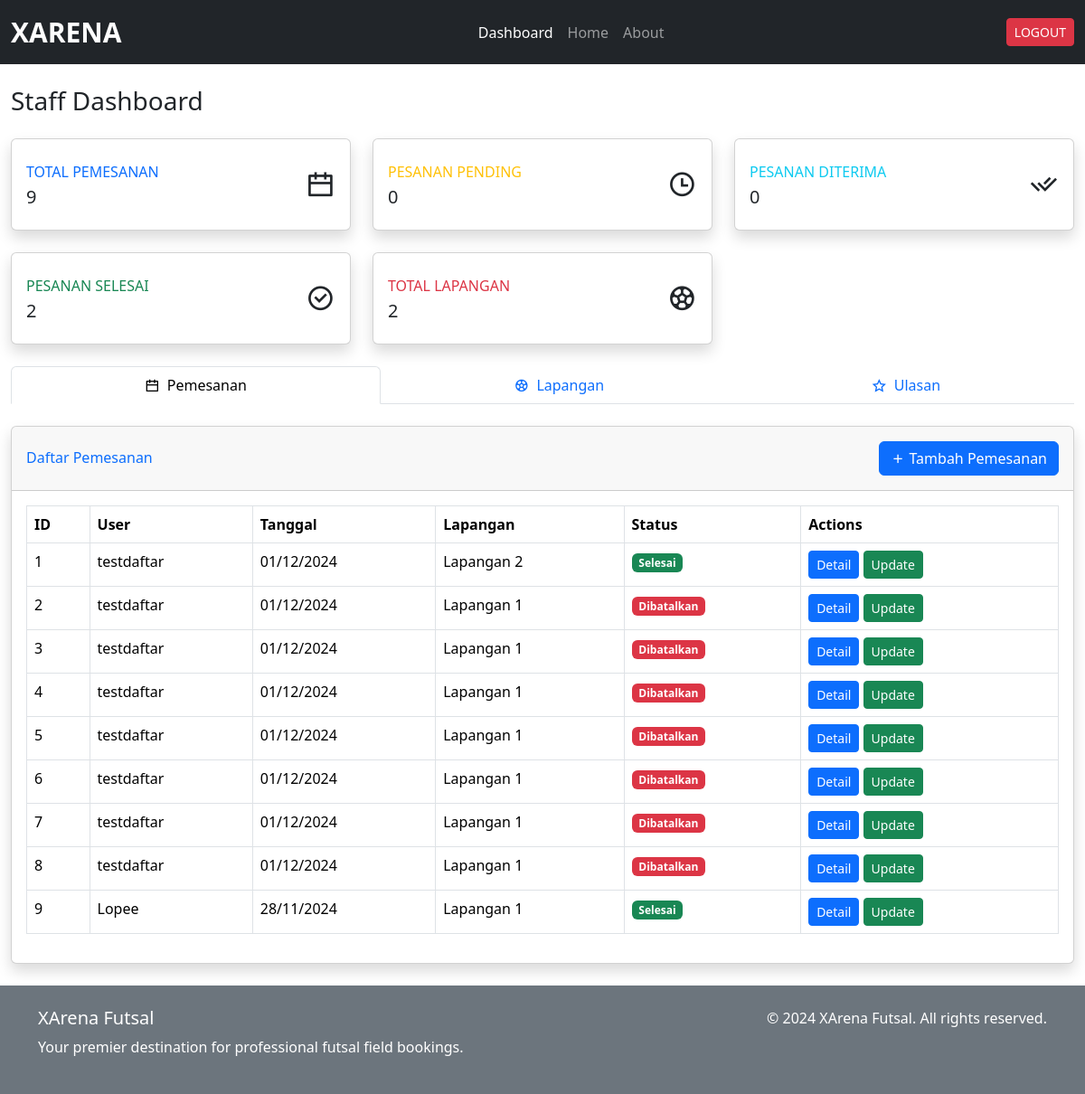
/staff/dashboard/ (signed in), run on an earlier commit of the app's database.
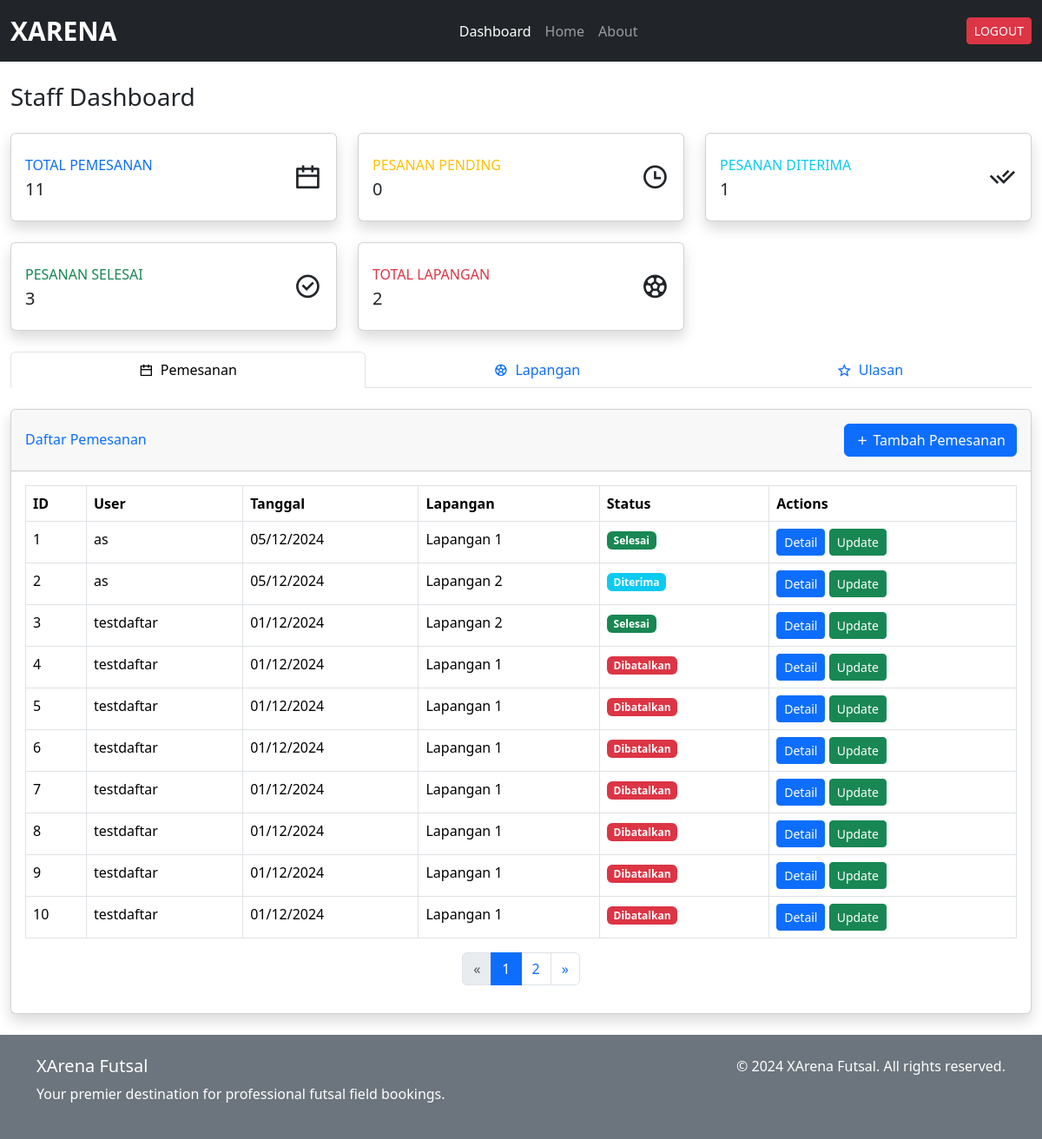
And on a later commit of the database.
### xarena_app/models.py (models this page shows, shortened)
class Pemesanan(models.Model):
    user = models.ForeignKey(
        settings.AUTH_USER_MODEL,
        on_delete=models.CASCADE,
        related_name='pemesanan_user',
        help_text="User yang melakukan pemesanan"
    )
    staff = models.ForeignKey(
        settings.AUTH_USER_MODEL,
        on_delete=models.CASCADE,
        null=True,
        blank=True,
        related_name='pemesanan_staff',
        help_text="Staff yang memproses pemesanan"
    )
    jadwal = models.ForeignKey(Jadwal, on_delete=models.CASCADE, help_text="Jadwal pemesanan")
    metode_pembayaran = models.CharField(max_length=20, choices=(
        ('transfer', 'Transfer Bank'),
        ('cash', 'Cash'),
    ), default='transfer')
    status = models.CharField(max_length=20, choices=(
        ('pending', 'Pending'),
        ('diterima', 'Diterima'),
        ('selesai', 'Selesai'),
        ('dibatalkan', 'Dibatalkan'),
    ), default='pending')
    created_at = models.DateTimeField(auto_now_add=True)
    updated_at = models.DateTimeField(auto_now=True)

class CustomUser(AbstractUser):
    bio = models.TextField(max_length=500, blank=True, null=True)

class Jadwal(models.Model):
    lapangan = models.ForeignKey(Lapangan, on_delete=models.CASCADE)
    tanggal = models.DateField()
    jam_mulai = models.TimeField()
    jam_selesai = models.TimeField()
    is_available = models.BooleanField(default=True)

class Lapangan(models.Model):
    nama = models.CharField(max_length=100)
    deskripsi = models.TextField(max_length=500)
    harga_per_jam = models.DecimalField(max_digits=10, decimal_places=2)
    gambar = models.ImageField(upload_to='lapangan_images/', blank=True, null=True)
    is_available = models.BooleanField(default=True)
    def avg_rating(self):
        ratings = Ulasan.objects.filter(lapangan=self).values_list('rating', flat=True)
        if ratings:
            return sum(ratings) / len(ratings)
        return 0

### xarena_app/views.py (the view)
# urls.py: path('staff/dashboard/', views.dashboard_staff, name='dashboard_staff'),
@staff_member_required
def dashboard_staff(request):
    pemesanan_list = Pemesanan.objects.all().order_by('-created_at')
    pemesanan_paginator = Paginator(pemesanan_list, 10)
    pemesanan_page = request.GET.get('pemesanan_page')
    pemesanan = pemesanan_paginator.get_page(pemesanan_page)
    lapangan_list = Lapangan.objects.all()
    for field in lapangan_list:
        field.average_rating = field.avg_rating()
    lapangan_paginator = Paginator(lapangan_list, 10)
    lapangan_page = request.GET.get('lapangan_page')
    lapangan = lapangan_paginator.get_page(lapangan_page)
    ulasan_list = Ulasan.objects.all().order_by('-created_at')
    ulasan_paginator = Paginator(ulasan_list, 10)
    ulasan_page = request.GET.get('ulasan_page')
    ulasan = ulasan_paginator.get_page(ulasan_page)
    users = CustomUser.objects.filter(is_staff=False, is_superuser=False).order_by('username')
    context = {
        'pemesanan': pemesanan,
        'users': users,
        'lapangan': lapangan,
        'ulasan': ulasan,
        'total_lapangan': lapangan_list.count(),
        'total_pemesanan': pemesanan_list.count(),
        'pending_pemesanan': pemesanan_list.filter(status='pending').count(),
        'diterima_pemesanan': pemesanan_list.filter(status='diterima').count(),
        'completed_pemesanan': pemesanan_list.filter(status='selesai').count(),
    }
    return render(request, 'staff/dashboard_staff.html', context)

### xarena_app/templatetags/currency_filters.py (called while the page is built)
@register.filter
def rupiah(value):
    try:
        return f"Rp {int(value):,}".replace(',', '.')
    except (ValueError, TypeError):
        return "-"

### templates/staff/dashboard_staff.html (shortened to what this page needs)
{% extends '../base.html' %} {% load currency_filters %} {% block content %}
<div class="container-fluid mt-4">
  <div class="d-sm-flex align-items-center justify-content-between mb-4">
    <h1 class="h3 mb-0 text-gray-800">Staff Dashboard</h1>
  </div>
  <div class="row">
    <div class="col-xl-4 col-md-6 mb-4">
      <div class="card border-left-primary shadow h-100 py-2">
        <div class="card-body">
          <div class="row no-gutters align-items-center">
            <div class="col mr-2">
              <div
                class="text-xs font-weight-bold text-primary text-uppercase mb-1"
              >
                Total Pemesanan
              </div>
              <div class="h5 mb-0 font-weight-bold text-gray-800">
                {{ total_pemesanan }}
              </div>
            </div>
            <div class="col-auto">
              <i class="ri-calendar-line ri-2x text-gray-300"></i>
            </div>
          </div>
        </div>
      </div>
    </div>
    <div class="col-xl-4 col-md-6 mb-4">
      <div class="card border-left-warning shadow h-100 py-2">
        <div class="card-body">
          <div class="row no-gutters align-items-center">
            <div class="col mr-2">
              <div
                class="text-xs font-weight-bold text-warning text-uppercase mb-1"
              >
                Pesanan Pending
              </div>
              <div class="h5 mb-0 font-weight-bold text-gray-800">
                {{ pending_pemesanan }}
              </div>
            </div>
            <div class="col-auto">
              <i class="ri-time-line ri-2x text-gray-300"></i>
            </div>
          </div>
        </div>
      </div>
    </div>
    <div class="col-xl-4 col-md-6 mb-4">
      <div class="card border-left-info shadow h-100 py-2">
        <div class="card-body">
          <div class="row no-gutters align-items-center">
            <div class="col mr-2">
              <div
                class="text-xs font-weight-bold text-info text-uppercase mb-1"
              >
                Pesanan Diterima
              </div>
              <div class="h5 mb-0 font-weight-bold text-gray-800">
                {{ diterima_pemesanan }}
              </div>
            </div>
            <div class="col-auto">
              <i class="ri-check-double-line ri-2x text-gray-300"></i>
            </div>
          </div>
        </div>
      </div>
    </div>
    <div class="col-xl-4 col-md-6 mb-4">
      <div class="card border-left-success shadow h-100 py-2">
        <div class="card-body">
          <div class="row no-gutters align-items-center">
            <div class="col mr-2">
              <div
                class="text-xs font-weight-bold text-success text-uppercase mb-1"
              >
                Pesanan Selesai
              </div>
              <div class="h5 mb-0 font-weight-bold text-gray-800">
                {{ completed_pemesanan }}
              </div>
            </div>
            <div class="col-auto">
              <i class="ri-checkbox-circle-line ri-2x text-gray-300"></i>
            </div>
          </div>
        </div>
      </div>
    </div>
    <div class="col-xl-4 col-md-6 mb-4">
      <div class="card border-left-danger shadow h-100 py-2">
        <div class="card-body">
          <div class="row no-gutters align-items-center">
            <div class="col mr-2">
              <div
                class="text-xs font-weight-bold text-danger text-uppercase mb-1"
              >
                Total Lapangan
              </div>
              <div class="h5 mb-0 font-weight-bold text-gray-800">
                {{ total_lapangan }}
              </div>
            </div>
            <div class="col-auto">
              <i class="ri-football-line ri-2x text-gray-300"></i>
            </div>
          </div>
        </div>
      </div>
    </div>
  </div>
  <ul class="nav nav-tabs nav-fill mb-4" id="dashboardTabs" role="tablist">
    <li class="nav-item" role="presentation">
      <button
        class="nav-link active"
        id="pemesanan-tab"
        data-bs-toggle="tab"
        data-bs-target="#pemesanan"
        type="button"
        role="tab"
      >
        <i class="ri-calendar-line me-1"></i> Pemesanan
      </button>
    </li>
    <li class="nav-item" role="presentation">
      <button
        class="nav-link"
        id="lapangan-tab"
        data-bs-toggle="tab"
        data-bs-target="#lapangan"
        type="button"
        role="tab"
      >
        <i class="ri-football-line me-1"></i> Lapangan
      </button>
    </li>
    <li class="nav-item" role="presentation">
      <button
        class="nav-link"
        id="ulasan-tab"
        data-bs-toggle="tab"
        data-bs-target="#ulasan"
        type="button"
        role="tab"
      >
        <i class="ri-star-line me-1"></i> Ulasan
      </button>
    </li>
  </ul>
  <div class="tab-content" id="dashboardTabsContent">
    <div
      class="tab-pane fade show active"
      id="pemesanan"
      role="tabpanel"
      aria-labelledby="pemesanan-tab"
    >
      <div class="card shadow mb-4">
        <div class="card-header py-3">
          <div class="d-flex justify-content-between align-items-center">
            <h6 class="m-0 font-weight-bold text-primary">Daftar Pemesanan</h6>
            <button
              class="btn btn-primary"
              data-bs-toggle="modal"
              data-bs-target="#addBookingModal"
            >
              <i class="ri-add-line"></i> Tambah Pemesanan
            </button>
          </div>
        </div>
        <div class="card-body">
          <div class="table-responsive">
            <table
              class="table table-bordered"
              width="100%"
              cellspacing="0"
            >
              <thead>
                <tr>
                  <th>ID</th>
                  <th>User</th>
                  <th>Tanggal</th>
                  <th>Lapangan</th>
                  <th>Status</th>
                  <th>Actions</th>
                </tr>
              </thead>
              <tbody>
                {% for item in pemesanan %}
                <tr>
                  <td>{{ forloop.counter }}</td>
                  <td>{{ item.user.username }}</td>
                  <td>{{ item.created_at|date:"d/m/Y" }}</td>
                  <td>{{ item.jadwal.lapangan.nama }}</td>
                  <td>
                    <span
                      class="badge {% if item.status == 'pending' %} bg-warning {% elif item.status == 'diterima' %} bg-info {% elif item.status == 'dibatalkan' %} bg-danger {% else %} bg-success {% endif %}"
                    >
                      {{ item.status|capfirst }}
                    </span>
                  </td>
                  <td>
                    <a
                      href="{% url 'detail_pemesanan_staff' item.id %}"
                      class="btn btn-primary btn-sm"
                      >Detail</a
                    >
                    <button
                      class="btn btn-success btn-sm update-btn"
                      data-id="{{ item.id }}"
                      data-status="{{ item.status }}"
                    >
                      Update
                    </button>
                  </td>
                </tr>
                {% endfor %}
              </tbody>
            </table>
            {% include '../components/pagination.html' with page_obj=pemesanan param_name='pemesanan_page' %}
          </div>
        </div>
      </div>
    </div>
  </div>
</div>
{% endblock %}

### templates/base.html (shortened to what this page needs)
<!DOCTYPE html>
<html>
  <head>
    {% load static %}
    <link rel="stylesheet" href="{% static 'css/style.css' %}" />
    <link href="https://cdn.jsdelivr.net/npm/bootstrap@5.3.3/dist/css/bootstrap.min.css" rel="stylesheet">
    <link
      href="https://cdn.jsdelivr.net/npm/remixicon@4.5.0/fonts/remixicon.css"
      rel="stylesheet"
    />
  </head>
  <body>
    {% include 'components/navbar.html' %}
    <main class="" style="min-height: 75vh">
      {% block content %} {% endblock %}
    </main>
    <footer class="footer p-4 bg-secondary text-white">
      <div class="container">
        <div class="row">
          <div class="col-md-6">
            <h5>XArena Futsal</h5>
            <p>
              Your premier destination for professional futsal field bookings.
            </p>
          </div>
          <div class="col-md-6 text-md-end">
            <p>&copy; 2024 XArena Futsal. All rights reserved.</p>
          </div>
        </div>
      </div>
    </footer>
  </body>
</html>

### templates/components/navbar.html (shortened to what this page needs)
<nav class="navbar navbar-expand-lg navbar-dark bg-dark">
  <div class="container-fluid">
    <a
      href="{% url 'landing' %}"
      class="navbar-brand text-white"
      style="font-size: 30px; font-weight: 700"
      >XARENA</a
    >
    <div class="collapse navbar-collapse text-center" id="navbarNav">
      <ul class="navbar-nav mx-auto mb-2 mb-lg-0">
        {% if user.is_authenticated %} {% if user.is_superuser %}
        <li class="nav-item">
          <a
            class="nav-link {% if request.resolver_match.url_name == 'dashboard_admin' %}active{% endif %}"
            href="{% url 'dashboard_admin' %}"
            >Dashboard</a
          >
        </li>
        {% elif user.is_staff %}
        <li class="nav-item">
          <a
            class="nav-link {% if request.resolver_match.url_name == 'dashboard_staff' %}active{% endif %}"
            href="{% url 'dashboard_staff' %}"
            >Dashboard</a
          >
        </li>
        {% endif %} {% endif %}
        <li class="nav-item">
          <a
            class="nav-link {% if request.resolver_match.url_name == 'landing' %}active{% endif %}"
            href="{% url 'landing' %}"
            >Home</a
          >
        </li>
        <li class="nav-item">
          <a
            class="nav-link {% if request.resolver_match.url_name == 'about' %}active{% endif %}"
            href="{% url 'about' %}"
            >About</a
          >
        </li>
      </ul>
      <div class="d-flex gap-3 justify-content-center">
        {% if user.is_authenticated %}
        <button type="button" class="nav-item btn btn-danger btn-sm">
          <a class="nav-link text-white" href="{% url 'logout' %}">LOGOUT</a>
        </button>
        {% endif %}
      </div>
    </div>
  </div>
</nav>

### templates/components/pagination.html
{% if page_obj.has_other_pages %}
<nav aria-label="Page navigation">
  <ul class="pagination justify-content-center">
    {% if page_obj.has_previous %}
      <li class="page-item">
        <a class="page-link" href="?{{ param_name }}={{ page_obj.previous_page_number }}">&laquo;</a>
      </li>
    {% else %}
      <li class="page-item disabled">
        <span class="page-link">&laquo;</span>
      </li>
    {% endif %}
    {% for i in page_obj.paginator.page_range %}
      {% if page_obj.number == i %}
        <li class="page-item active">
          <span class="page-link">{{ i }}</span>
        </li>
      {% else %}
        <li class="page-item">
          <a class="page-link" href="?{{ param_name }}={{ i }}">{{ i }}</a>
        </li>
      {% endif %}
    {% endfor %}
    {% if page_obj.has_next %}
      <li class="page-item">
        <a class="page-link" href="?{{ param_name }}={{ page_obj.next_page_number }}">&raquo;</a>
      </li>
    {% else %}
      <li class="page-item disabled">
        <span class="page-link">&raquo;</span>
      </li>
    {% endif %}
  </ul>
</nav>
{% endif %}

### static/css/style.css (style rules this page uses)
* { scrollbar-width: thin; scrollbar-color: #888 #f1f1f1; }

What changed in the data, as far as the page shows it:
no longer on this page (row unchanged): Pemesanan: user.username "Lopee", created_at "28/11/2024", jadwal.lapangan.nama "Lapangan 1", status "Selesai"
added Pemesanan: user.username "as", created_at "05/12/2024", jadwal.lapangan.nama "Lapangan 1", status "Selesai"
added Pemesanan: user.username "as", created_at "05/12/2024", jadwal.lapangan.nama "Lapangan 2", status "Diterima"
Also different on the page:
{{ total_pemesanan }}: "9" → "11"
{{ diterima_pemesanan }}: "0" → "1"
{{ completed_pemesanan }}: "2" → "3"
new list line: "1"
new list line: "2"
